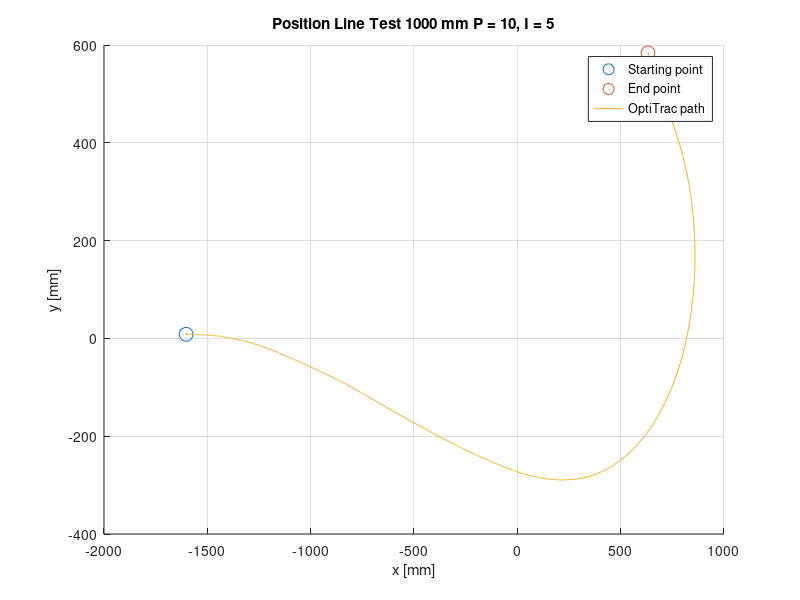

The MATLAB source for this figure:
fileID = fopen('P10_I5.txt','r');


tline=fgetl(fileID);
%headers = strsplit(tline,','); kan brukes for å fjerne headers (fjerner
%første linje

formatSpec = '%f%f%f%f%f%f%f%f';
datacell = textscan(fileID,formatSpec,'Delimiter',',');
time = datacell{2};
X = datacell{6};
Z = datacell{7};
Y = datacell{8};

figure(1);
hold on;
plot(X(1,1),Y(1,1),'o','MarkerSize',10);
plot(X(end,1),Y(end,1),'o','MarkerSize',10);
plot(X,Y);
grid on;
title('Position Line Test 1000 mm P = 10, I = 5');
xlabel('x [mm]');
ylabel('y [mm]');
legend('Starting point','End point','OptiTrac path');
hold off;
